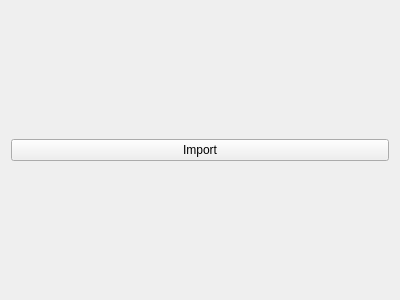
<?xml version="1.0" encoding="UTF-8"?>
<ui version="4.0">
 <class>ImportActions</class>
 <widget class="QWidget" name="ImportActions">
  <property name="geometry">
   <rect>
    <x>0</x>
    <y>0</y>
    <width>400</width>
    <height>300</height>
   </rect>
  </property>
  <property name="windowTitle">
   <string>Form</string>
  </property>
  <layout class="QVBoxLayout" name="verticalLayout">
   <property name="topMargin">
    <number>0</number>
   </property>
   <property name="bottomMargin">
    <number>0</number>
   </property>
   <item>
    <widget class="StyledPushButton" name="btnImport">
     <property name="text">
      <string>Import</string>
     </property>
    </widget>
   </item>
  </layout>
 </widget>
 <customwidgets>
  <customwidget>
   <class>StyledPushButton</class>
   <extends>QPushButton</extends>
   <header>smallWidgets/StyledPushButton.h</header>
  </customwidget>
 </customwidgets>
 <resources/>
 <connections/>
</ui>
